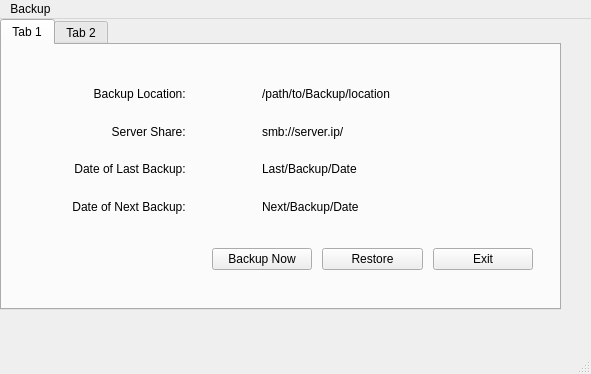
<?xml version="1.0" encoding="UTF-8"?>
<ui version="4.0">
 <class>MainWindow</class>
 <widget class="QMainWindow" name="MainWindow">
  <property name="geometry">
   <rect>
    <x>0</x>
    <y>0</y>
    <width>591</width>
    <height>374</height>
   </rect>
  </property>
  <property name="sizePolicy">
   <sizepolicy hsizetype="Fixed" vsizetype="Fixed">
    <horstretch>0</horstretch>
    <verstretch>0</verstretch>
   </sizepolicy>
  </property>
  <property name="windowTitle">
   <string>MainWindow</string>
  </property>
  <widget class="QWidget" name="centralwidget">
   <widget class="QTabWidget" name="tabWidget">
    <property name="geometry">
     <rect>
      <x>0</x>
      <y>0</y>
      <width>561</width>
      <height>291</height>
     </rect>
    </property>
    <property name="currentIndex">
     <number>0</number>
    </property>
    <widget class="QWidget" name="tabOverview">
     <property name="cursor">
      <cursorShape>ArrowCursor</cursorShape>
     </property>
     <property name="acceptDrops">
      <bool>false</bool>
     </property>
     <attribute name="title">
      <string>Tab 1</string>
     </attribute>
     <widget class="QWidget" name="layoutWidget">
      <property name="geometry">
       <rect>
        <x>260</x>
        <y>40</y>
        <width>261</width>
        <height>130</height>
       </rect>
      </property>
      <layout class="QVBoxLayout" name="verticalLayout_2">
       <property name="spacing">
        <number>20</number>
       </property>
       <item>
        <widget class="QLabel" name="lblBackupLocation">
         <property name="text">
          <string>/path/to/Backup/location</string>
         </property>
         <property name="alignment">
          <set>Qt::AlignLeading|Qt::AlignLeft|Qt::AlignVCenter</set>
         </property>
        </widget>
       </item>
       <item>
        <widget class="QLabel" name="lblServerShare">
         <property name="text">
          <string>smb://server.ip/</string>
         </property>
         <property name="alignment">
          <set>Qt::AlignLeading|Qt::AlignLeft|Qt::AlignVCenter</set>
         </property>
        </widget>
       </item>
       <item>
        <widget class="QLabel" name="lblLastBackup">
         <property name="text">
          <string>Last/Backup/Date</string>
         </property>
         <property name="alignment">
          <set>Qt::AlignLeading|Qt::AlignLeft|Qt::AlignVCenter</set>
         </property>
        </widget>
       </item>
       <item>
        <widget class="QLabel" name="lblNextBackup">
         <property name="text">
          <string>Next/Backup/Date</string>
         </property>
         <property name="alignment">
          <set>Qt::AlignLeading|Qt::AlignLeft|Qt::AlignVCenter</set>
         </property>
        </widget>
       </item>
      </layout>
     </widget>
     <widget class="QWidget" name="">
      <property name="geometry">
       <rect>
        <x>40</x>
        <y>40</y>
        <width>147</width>
        <height>130</height>
       </rect>
      </property>
      <layout class="QVBoxLayout" name="verticalLayout">
       <property name="spacing">
        <number>20</number>
       </property>
       <item>
        <widget class="QLabel" name="label">
         <property name="text">
          <string>Backup Location: </string>
         </property>
         <property name="alignment">
          <set>Qt::AlignRight|Qt::AlignTrailing|Qt::AlignVCenter</set>
         </property>
        </widget>
       </item>
       <item>
        <widget class="QLabel" name="label_2">
         <property name="text">
          <string>Server Share: </string>
         </property>
         <property name="alignment">
          <set>Qt::AlignRight|Qt::AlignTrailing|Qt::AlignVCenter</set>
         </property>
        </widget>
       </item>
       <item>
        <widget class="QLabel" name="label_3">
         <property name="text">
          <string>Date of Last Backup: </string>
         </property>
         <property name="alignment">
          <set>Qt::AlignRight|Qt::AlignTrailing|Qt::AlignVCenter</set>
         </property>
        </widget>
       </item>
       <item>
        <widget class="QLabel" name="label_4">
         <property name="text">
          <string>Date of Next Backup: </string>
         </property>
         <property name="alignment">
          <set>Qt::AlignRight|Qt::AlignTrailing|Qt::AlignVCenter</set>
         </property>
        </widget>
       </item>
      </layout>
     </widget>
     <widget class="QWidget" name="">
      <property name="geometry">
       <rect>
        <x>210</x>
        <y>200</y>
        <width>321</width>
        <height>29</height>
       </rect>
      </property>
      <layout class="QHBoxLayout" name="horizontalLayout">
       <property name="spacing">
        <number>10</number>
       </property>
       <item>
        <widget class="QPushButton" name="btnBackup">
         <property name="text">
          <string>Backup Now</string>
         </property>
        </widget>
       </item>
       <item>
        <widget class="QPushButton" name="btnRestore">
         <property name="text">
          <string>Restore</string>
         </property>
        </widget>
       </item>
       <item>
        <widget class="QPushButton" name="btnExit">
         <property name="text">
          <string>Exit</string>
         </property>
        </widget>
       </item>
      </layout>
     </widget>
    </widget>
    <widget class="QWidget" name="tab_2">
     <attribute name="title">
      <string>Tab 2</string>
     </attribute>
    </widget>
   </widget>
  </widget>
  <widget class="QMenuBar" name="menubar">
   <property name="geometry">
    <rect>
     <x>0</x>
     <y>0</y>
     <width>591</width>
     <height>25</height>
    </rect>
   </property>
   <widget class="QMenu" name="menuBackuo">
    <property name="title">
     <string>Backup</string>
    </property>
   </widget>
   <addaction name="menuBackuo"/>
  </widget>
  <widget class="QStatusBar" name="statusbar"/>
 </widget>
 <resources/>
 <connections/>
</ui>
